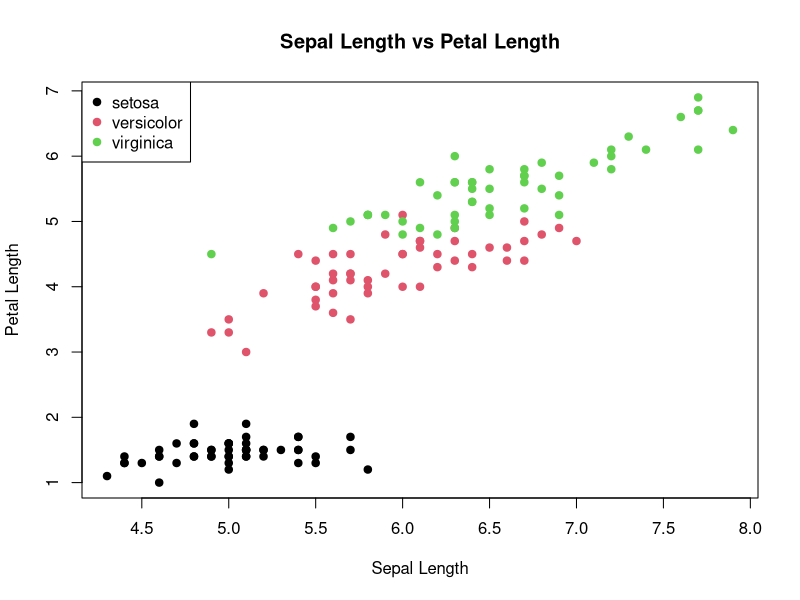

This figure's R source:
## ---- chunk 1
data(iris)
head(iris)
## ---- chunk 2
str(iris)
summary(iris)
## ---- chunk 3
aggregate(Sepal.Length ~ Species, data = iris, FUN = mean)
## ---- chunk 4
plot(
iris$Sepal.Length,
iris$Petal.Length,
main = "Sepal Length vs Petal Length",
xlab = "Sepal Length",
ylab = "Petal Length",
col = iris$Species,
pch = 19
)
legend(
   "topleft",
   legend = levels(iris$Species),
   col = 1:3,
   pch = 19
)
